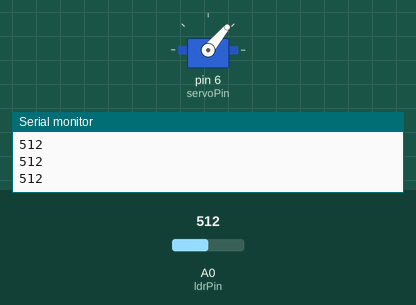
A sketch run on a simulated Arduino Uno, built with avr-gcc and run on an emulated ATmega328P. Shown: servo, the last lines printed to the serial monitor. The inputs (shaded band) are chosen by the test bench; at power-on: A0 (ldrPin) = 512.

Above: at 1.3 s.
1.4 s: A0 (ldrPin) set to 591
4.5 s: A0 (ldrPin) set to 607
At 5.9 s:
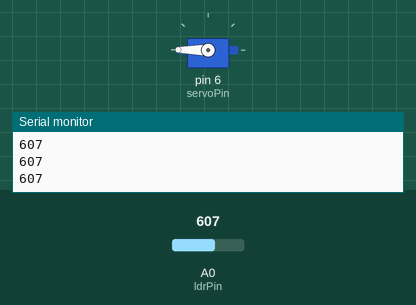
6.2 s: A0 (ldrPin) set to 590
At 6.6 s:
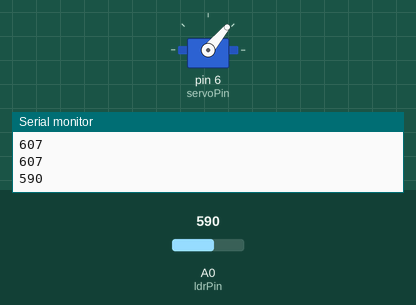
9.3 s: A0 (ldrPin) set to 610
At 10.3 s:
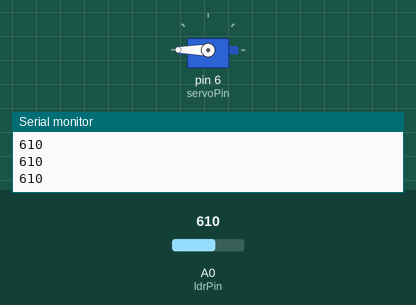
Timing chart, 0 to 11.8 s (numbered marks = the images above; inputs shaded):
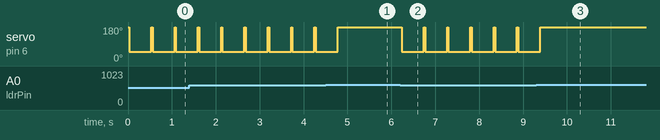

The sketch:

dino_game.ino
```cpp
#include <Servo.h>

int ldrPin = A0;        // LDR analog pin
int servoPin = 6;       // Servo signal pin
int ldrValue;           // Stores LDR readings

Servo myservo;

void setup() {
  pinMode(ldrPin, INPUT);
  myservo.attach(servoPin);

  Serial.begin(9600);
}

void loop() {

  // Read LDR value
  ldrValue = analogRead(ldrPin);
  Serial.println(ldrValue); // Debugging output

  // Always keep servo ready in default position (not pressing)
  myservo.write(180);

  // If screen goes dark → cactus detected
  if (ldrValue < 600) {
    myservo.write(180);  // Move down (press)
    delay(30);

    myservo.write(50);   // Move up (release)
    delay(500);
  }
}
```

Measured:
- the behaviour switches between 599 and 600 on A0 (ldrPin) (found by bisection; images 0 and 1)
- after the input at 4.5 s, servo on pin 6 (servoPin): goes on until 4.8 s, then stays 180°
- after the input at 6.2 s, servo on pin 6 (servoPin): alternates 180° for 0.03 s and 50° for 0.50 s, starting at once
- after the input at 9.3 s, servo on pin 6 (servoPin): goes on until 9.4 s, then stays 180°
- by itself, servo on pin 6 (servoPin): alternates 180° for 0.03 s and 50° for 0.50 s
